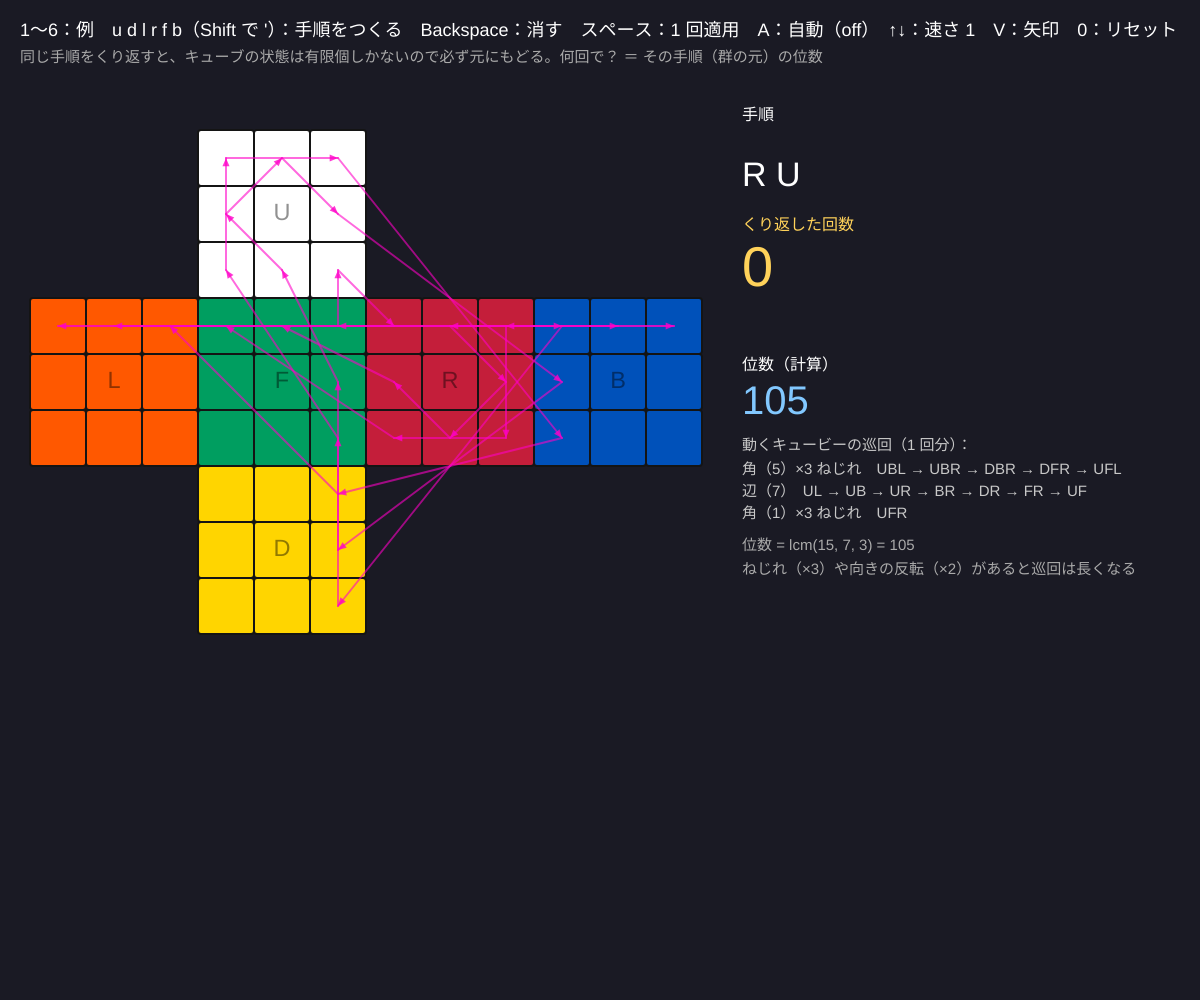
Frame 1 (no input)
Frame 60 (no input): identical to frame 1, image omitted
Frame 120 (the mouse pressed at the canvas centre since frame 60): identical to frame 1, image omitted

The p5.js sketch that drew this single still picture (run headless with seeded random() and noise() and a simulated clock; from frame 60 on, the mouse is pressed at the canvas centre):

// p5.js sketch
// ── sketch.js
// ============================================
// 11 ルービックキューブ ② 操作の位数
// 手順（例：R U）を何回もくり返すと、必ずいつか元にもどる。その回数が「位数」
//   位数 = ステッカーの動き（置換）を巡回に分けたときの、長さの最小公倍数
// 1〜6 = 手順の例 / u d l r f b（Shift で '）= 手順を自分でつくる / Backspace = 1 手消す / スペース = 1 回だけ適用
// A = 元にもどるまで自動でくり返す / ↑↓ = 自動の速さ / V = 動きの矢印 / 0 = リセット
// ============================================

const PRESETS = ['R', 'R U', "R U R' U'", 'R2 U2', "R U'", "R U2 D' B D'"];  // ★ 手順の例
let seq = toSeq(PRESETS[1]);
let cube;                 // 今の状態
let reps = 0;             // くり返した回数
let auto = false;
let speed = 1;            // ★ 1 フレームに何回くり返すか（↑↓）
let info;                 // 1 回分の置換の分析
let showArrows = true;
let flash = 0;
let done = '';

function setup() {
  createCanvas(windowWidth, windowHeight);
  textFont('sans-serif');
  resetAll();
}

function resetAll() { cube = newCube(); reps = 0; auto = false; done = ''; info = analyze(seq); }

function draw() {
  background(26, 26, 36);
  if (auto && seq.length) {
    for (let i = 0; i < speed && auto; i++) applyOnce();
  }
  let cs = min((width * 0.56) / 12, (height - 200) / 9);
  let x0 = 30, y0 = 130;
  drawNet(cube, x0, y0, cs, null);
  if (showArrows) drawArrows(x0, y0, cs);
  if (flash > 0) { noStroke(); fill(255, 255, 255, flash * 6); rect(x0, y0, cs * 12, cs * 9); flash--; }

  // 文字
  noStroke();
  fill(255);
  textSize(18);
  text('1〜6：例　u d l r f b（Shift で \'）：手順をつくる　Backspace：消す　スペース：1 回適用　A：自動（' + (auto ? 'ON' : 'off') + '）　↑↓：速さ ' + speed + '　V：矢印　0：リセット', 20, 36);
  fill(170);
  textSize(15);
  text('同じ手順をくり返すと、キューブの状態は有限個しかないので必ず元にもどる。何回で？ ＝ その手順（群の元）の位数', 20, 62);

  let px = x0 + cs * 12 + 40, py = 120;
  fill(255);
  textSize(16);
  text('手順', px, py);
  textSize(34);
  text(seq.length ? seq.join(' ') : '（空）', px, py + 40, width - px - 20);
  textSize(16);
  fill(255, 210, 90);
  text('くり返した回数', px, py + 110);
  textSize(56);
  text(reps, px, py + 166);
  textSize(22);
  fill(120, 230, 160);
  text(done, px, py + 204);

  fill(255);
  textSize(16);
  text('位数（計算）', px, py + 250);
  textSize(40);
  fill(130, 200, 255);
  text(info.order, px, py + 294);
  fill(200);
  textSize(15);
  let y = py + 330;
  text('動くキュービーの巡回（1 回分）：', px, y); y += 24;
  for (let line of info.lines.slice(0, 9)) { text(line, px, y); y += 22; }
  if (info.lines.length > 9) { text('…', px, y); y += 22; }
  fill(170);
  text('位数 = lcm(' + info.lens.join(', ') + ') = ' + info.order, px, y + 10);
  text('ねじれ（×3）や向きの反転（×2）があると巡回は長くなる', px, y + 34);
}

// 1 回だけ手順を適用して、そろったか調べる
function applyOnce() {
  if (!seq.length) return;
  doSeq(cube, seq);
  reps++;
  if (isSolved(cube)) { auto = false; done = reps + ' 回で元どおり！'; flash = 30; }
  else done = '';
}

// 手順 1 回分を、ステッカーの置換・キュービーの巡回として分析
function analyze(s) {
  let st = newCube();
  doSeq(st, s);
  let to = {};                                   // ステッカーの元の場所 → 行き先
  for (let t of st) to[pkey(t.home)] = pkey(t.p);
  // ステッカーの巡回の長さ
  let seen = {}, stLen = {};
  for (let k in to) {
    if (seen[k]) continue;
    let cyc = [], c = k;
    while (!seen[c]) { seen[c] = true; cyc.push(c); c = to[c]; }
    for (let c2 of cyc) stLen[c2] = cyc.length;
  }
  // キュービー（中心 = ステッカー − 法線）の巡回
  let cto = {}, rep = {};
  for (let t of st) {
    let h = pkey(t.home.map((v, i) => v - t.hn[i])), p = pkey(t.p.map((v, i) => v - t.n[i]));
    cto[h] = p; rep[h] = pkey(t.home);
  }
  let cseen = {}, lines = [], lens = [];
  for (let h in cto) {
    if (cseen[h]) continue;
    let cyc = [], c = h;
    while (!cseen[c]) { cseen[c] = true; cyc.push(c); c = cto[c]; }
    let eff = stLen[rep[h]];
    if (eff === 1) continue;
    let kind = h.split(',').filter((v) => v !== '0').length === 3 ? '角' : '辺';
    let names = cyc.map(cubieName).join(' → ');
    let tw = eff / cyc.length;
    lines.push(kind + '（' + cyc.length + '）' + (tw > 1 ? '×' + tw + (kind === '角' ? ' ねじれ' : ' 反転') : '') + '　' + names);
    lens.push(eff);
  }
  let order = lens.reduce((a, b) => lcmOf(a, b), 1);
  // 矢印用：動くステッカーの組
  let arrows = [];
  for (let t of st) if (pkey(t.home) !== pkey(t.p)) arrows.push([t.home, t.hn, t.p, t.n]);
  return { order, lines, lens: lens.length ? lens : [1], arrows };
}

function cubieName(k) {
  let [x, y, z] = k.split(',').map(Number);
  return (y > 0 ? 'U' : y < 0 ? 'D' : '') + (z > 0 ? 'F' : z < 0 ? 'B' : '') + (x > 0 ? 'R' : x < 0 ? 'L' : '');
}

// 展開図の上に「このステッカーはここへ行く」矢印
function drawArrows(x0, y0, cs) {
  for (let [hp, hn, p, n] of info.arrows) {
    let a = cellCenter(hp, hn, x0, y0, cs), b = cellCenter(p, n, x0, y0, cs);
    stroke(255, 0, 200, 150);
    strokeWeight(2);
    line(a[0], a[1], b[0], b[1]);
    let ang = atan2(b[1] - a[1], b[0] - a[0]);
    noStroke();
    fill(255, 0, 200, 200);
    triangle(b[0], b[1], b[0] - 9 * cos(ang - 0.4), b[1] - 9 * sin(ang - 0.4), b[0] - 9 * cos(ang + 0.4), b[1] - 9 * sin(ang + 0.4));
  }
}
function cellCenter(p, n, x0, y0, cs) {
  let [f, r, c] = netCell(p, n);
  return [x0 + (NET_POS[f][0] + c + 0.5) * cs, y0 + (NET_POS[f][1] + r + 0.5) * cs];
}
function lcmOf(a, b) { let g = (x, y) => (y ? g(y, x % y) : x); return (a / g(a, b)) * b; }

function keyPressed() {
  if (key >= '1' && key <= '6') { seq = toSeq(PRESETS[+key - 1]); resetAll(); }
  if (key.length === 1 && 'udlrfbUDLRFB'.includes(key)) {
    seq.push(key.toUpperCase() + (key === key.toUpperCase() ? "'" : ''));
    resetAll();
  }
  if (key === 'Backspace') { seq.pop(); resetAll(); }
  if (key === ' ') applyOnce();
  if (key === 'a' || key === 'A') { auto = !auto; done = ''; }
  if (key === 'v' || key === 'V') showArrows = !showArrows;
  if (key === UP_ARROW) speed = min(speed * 2, 64);
  if (key === DOWN_ARROW) speed = max(speed / 2, 1);
  if (key === '0') resetAll();
  return false;
}

// ---------- やってみよう ----------
// 1. 予想してから A：R は 4、R U は？ R U R' U' は？（答え：105 と 6）
// 2. 6 の R U2 D' B D' は 1260 回！ ↑ で速くして確かめよう（3×3×3 で最大級の位数）
// 3. R2 U2 の巡回を見る。辺の 3 サイクル × 2 と角の 2 サイクル… lcm で位数が決まる
// 4. 自分の手順で位数がいちばん大きいものを探そう。位数が奇数になる手順は？
// 5. 位数 n の手順を n − 1 回くり返すと、その手順の「逆」になる（A⁻¹ = Aⁿ⁻¹）


// ==================================================
// ここから下は「キューブの道具」（10〜13 で共通の仕組み）
// ==================================================
// 記号：U=上 D=下 R=右 L=左 F=前 B=後ろ。その面を正面から見て「時計回り」に 90° 回す
//       R' は反時計回り（R の逆操作 R⁻¹）、R2 は 180°（R を 2 回）
// 座標は 2 倍して整数に：小さな立方体（キュービー）の中心は -2, 0, 2、ステッカーは中心 + 法線（面は ±3）
// 回転は 90° の整数回転だけ → 何回回しても誤差がたまらない
const FACE = { U: [1, 1, -1], D: [1, -1, 1], R: [0, 1, -1], L: [0, -1, 1], F: [2, 1, -1], B: [2, -1, 1] }; // [軸, 層, 向き]
const COLS = ['#ffffff', '#ffd500', '#c41e3a', '#ff5800', '#009e60', '#0051ba']; // U D R L F B（白 黄 赤 橙 緑 青）
const NET_POS = [[3, 0], [3, 6], [6, 3], [0, 3], [3, 3], [9, 3]];                // 展開図での各面の位置（マス）

function newCube() {
  let st = [];
  for (let x = -3; x <= 3; x++) for (let y = -3; y <= 3; y++) for (let z = -3; z <= 3; z++) {
    let p = [x, y, z];
    let outer = p.filter((v) => Math.abs(v) === 3).length;
    let inner = p.filter((v) => v === 0 || Math.abs(v) === 2).length;
    if (outer !== 1 || inner !== 2) continue;
    let n = p.map((v) => (Math.abs(v) === 3 ? Math.sign(v) : 0));
    st.push({ p, n, c: faceIndex(n), home: p.slice(), hn: n.slice() });
  }
  return st;
}
function faceIndex(n) { return n[1] === 1 ? 0 : n[1] === -1 ? 1 : n[0] === 1 ? 2 : n[0] === -1 ? 3 : n[2] === 1 ? 4 : 5; }
// 軸 ax のまわりに 90°（d = +1 で右手系の正の向き、-1 で逆）
function rot90(v, ax, d) {
  let [x, y, z] = v;
  if (ax === 0) return d > 0 ? [x, -z, y] : [x, z, -y];
  if (ax === 1) return d > 0 ? [z, y, -x] : [-z, y, x];
  return d > 0 ? [-y, x, z] : [y, -x, z];
}
function parseMove(m) { return { f: m[0], times: m.length === 1 ? 1 : m[1] === '2' ? 2 : 3 }; }
function inLayer(s, f) { let [ax, layer] = FACE[f]; return s.p[ax] * layer >= 2; }
function turn(st, f, times) {
  let [ax, , d] = FACE[f];
  for (let t = 0; t < times; t++) for (let s of st) if (inLayer(s, f)) { s.p = rot90(s.p, ax, d); s.n = rot90(s.n, ax, d); }
}
function doMove(st, m) { let q = parseMove(m); turn(st, q.f, q.times); }
function doSeq(st, seq) { for (let m of seq) doMove(st, m); }
function invMove(m) { return m.length === 1 ? m + "'" : m[1] === "'" ? m[0] : m; }
function invSeq(seq) { return seq.slice().reverse().map(invMove); }
function toSeq(str) { return str.trim().split(/\s+/).filter(Boolean); }
function isSolved(st) { return st.every((s) => s.c === faceIndex(s.n)); }
function pkey(p) { return p.join(','); }
// ステッカー → 展開図の [面, 行, 列]
function netCell(p, n) {
  let f = faceIndex(n), [x, y, z] = p, r, c;
  if (f === 0) { c = (x + 2) / 2; r = (z + 2) / 2; }
  else if (f === 1) { c = (x + 2) / 2; r = (2 - z) / 2; }
  else if (f === 2) { c = (2 - z) / 2; r = (2 - y) / 2; }
  else if (f === 3) { c = (z + 2) / 2; r = (2 - y) / 2; }
  else if (f === 4) { c = (x + 2) / 2; r = (2 - y) / 2; }
  else { c = (2 - x) / 2; r = (2 - y) / 2; }
  return [f, r, c];
}
// 展開図を描く（hi = 強調するマスの集合 "面,行,列"）
function drawNet(st, x0, y0, cs, hi) {
  stroke(20); strokeWeight(2);
  for (let s of st) {
    let [f, r, c] = netCell(s.p, s.n);
    let x = x0 + (NET_POS[f][0] + c) * cs, y = y0 + (NET_POS[f][1] + r) * cs;
    fill(COLS[s.c]);
    rect(x, y, cs, cs, 3);
    if (hi && hi.has(f + ',' + r + ',' + c)) { noFill(); stroke(255, 0, 200); strokeWeight(4); rect(x + 3, y + 3, cs - 6, cs - 6, 3); stroke(20); strokeWeight(2); }
  }
  // 面の名前は中心のマスに（中心のステッカーは面の回転では動かない）
  noStroke(); fill(0, 110); textAlign(CENTER, CENTER); textSize(cs * 0.42);
  ['U', 'D', 'R', 'L', 'F', 'B'].forEach((nm, f) => text(nm, x0 + (NET_POS[f][0] + 1.5) * cs, y0 + (NET_POS[f][1] + 1.5) * cs));
  textAlign(LEFT, BASELINE);
}
